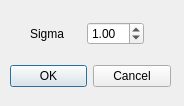
<?xml version="1.0" encoding="UTF-8"?>
<ui version="4.0">
 <class>MexicanHatDialog</class>
 <widget class="QDialog" name="MexicanHatDialog">
  <property name="geometry">
   <rect>
    <x>0</x>
    <y>0</y>
    <width>184</width>
    <height>106</height>
   </rect>
  </property>
  <property name="windowTitle">
   <string>Mexican Hat</string>
  </property>
  <widget class="QDialogButtonBox" name="buttonBox">
   <property name="geometry">
    <rect>
     <x>10</x>
     <y>60</y>
     <width>161</width>
     <height>32</height>
    </rect>
   </property>
   <property name="orientation">
    <enum>Qt::Horizontal</enum>
   </property>
   <property name="standardButtons">
    <set>QDialogButtonBox::Cancel|QDialogButtonBox::Ok</set>
   </property>
  </widget>
  <widget class="QWidget" name="layoutWidget">
   <property name="geometry">
    <rect>
     <x>30</x>
     <y>20</y>
     <width>114</width>
     <height>27</height>
    </rect>
   </property>
   <layout class="QHBoxLayout" name="horizontalLayout">
    <item>
     <widget class="QLabel" name="label">
      <property name="text">
       <string>Sigma</string>
      </property>
     </widget>
    </item>
    <item>
     <widget class="QDoubleSpinBox" name="sigmaSpinBox">
      <property name="minimum">
       <double>0.100000000000000</double>
      </property>
      <property name="value">
       <double>1.000000000000000</double>
      </property>
     </widget>
    </item>
   </layout>
  </widget>
 </widget>
 <resources/>
 <connections>
  <connection>
   <sender>buttonBox</sender>
   <signal>accepted()</signal>
   <receiver>MexicanHatDialog</receiver>
   <slot>accept()</slot>
   <hints>
    <hint type="sourcelabel">
     <x>248</x>
     <y>254</y>
    </hint>
    <hint type="destinationlabel">
     <x>157</x>
     <y>274</y>
    </hint>
   </hints>
  </connection>
  <connection>
   <sender>buttonBox</sender>
   <signal>rejected()</signal>
   <receiver>MexicanHatDialog</receiver>
   <slot>reject()</slot>
   <hints>
    <hint type="sourcelabel">
     <x>316</x>
     <y>260</y>
    </hint>
    <hint type="destinationlabel">
     <x>286</x>
     <y>274</y>
    </hint>
   </hints>
  </connection>
 </connections>
</ui>
